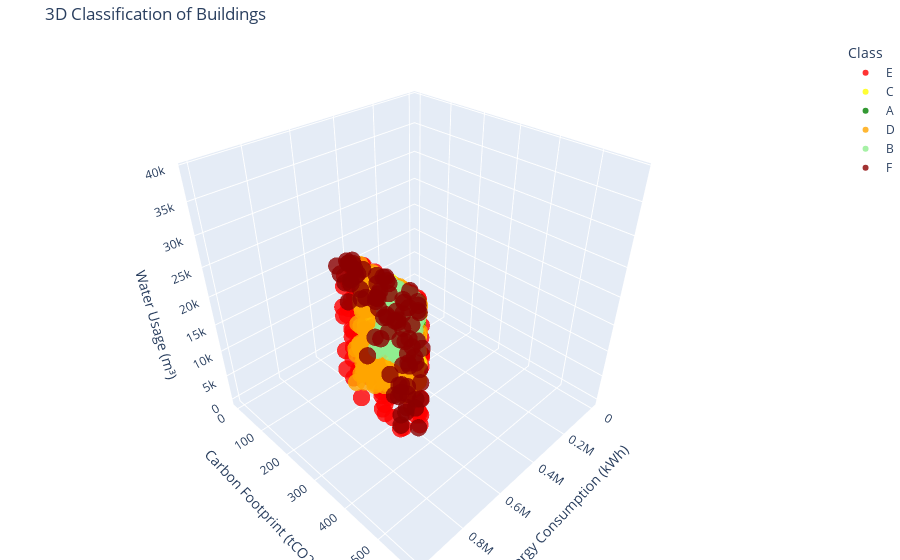

Notebook source saved alongside this figure:
### Code cell
fig = plot_3d_classification(filtered_df)
if fig:
    fig.show()

### Figure 1 — Plotly figure (JSON) as saved in the notebook; plotly's stock layout.template omitted (floating-point values rounded to 4 significant figures; data arrays with more than 128 entries replaced by an {"elided": "..."} marker saying what was removed)
{"data": [{"customdata": {"elided": "168x2 str values"}, "hovertemplate": "Class=%{customdata[1]}<br>Energy (kWh)=%{x:.2f}<br>Carbon (tCO2e)=%{y:.2f}<br>Water (m³)=%{z:.2f}<br>building_name=%{customdata[0]}<extra></extra>", "legendgroup": "E", "marker": {"color": "red", "opacity": 0.8, "size": 6, "symbol": "circle"}, "mode": "markers", "name": "E", "scene": "scene", "showlegend": true, "type": "scatter3d", "x": {"elided": "168 int values"}, "y": {"elided": "168 float values"}, "z": {"elided": "168 float values"}}, {"customdata": {"elided": "190x2 str values"}, "hovertemplate": "Class=%{customdata[1]}<br>Energy (kWh)=%{x:.2f}<br>Carbon (tCO2e)=%{y:.2f}<br>Water (m³)=%{z:.2f}<br>building_name=%{customdata[0]}<extra></extra>", "legendgroup": "C", "marker": {"color": "yellow", "opacity": 0.8, "size": 6, "symbol": "circle"}, "mode": "markers", "name": "C", "scene": "scene", "showlegend": true, "type": "scatter3d", "x": {"elided": "190 int values"}, "y": {"elided": "190 float values"}, "z": {"elided": "190 float values"}}, {"customdata": {"elided": "149x2 str values"}, "hovertemplate": "Class=%{customdata[1]}<br>Energy (kWh)=%{x:.2f}<br>Carbon (tCO2e)=%{y:.2f}<br>Water (m³)=%{z:.2f}<br>building_name=%{customdata[0]}<extra></extra>", "legendgroup": "A", "marker": {"color": "green", "opacity": 0.8, "size": 6, "symbol": "circle"}, "mode": "markers", "name": "A", "scene": "scene", "showlegend": true, "type": "scatter3d", "x": {"elided": "149 int values"}, "y": {"elided": "149 float values"}, "z": {"elided": "149 float values"}}, {"customdata": {"elided": "214x2 str values"}, "hovertemplate": "Class=%{customdata[1]}<br>Energy (kWh)=%{x:.2f}<br>Carbon (tCO2e)=%{y:.2f}<br>Water (m³)=%{z:.2f}<br>building_name=%{customdata[0]}<extra></extra>", "legendgroup": "D", "marker": {"color": "orange", "opacity": 0.8, "size": 6, "symbol": "circle"}, "mode": "markers", "name": "D", "scene": "scene", "showlegend": true, "type": "scatter3d", "x": {"elided": "214 int values"}, "y": {"elided": "214 float values"}, "z": {"elided": "214 float values"}}, {"customdata": {"elided": "196x2 str values"}, "hovertemplate": "Class=%{customdata[1]}<br>Energy (kWh)=%{x:.2f}<br>Carbon (tCO2e)=%{y:.2f}<br>Water (m³)=%{z:.2f}<br>building_name=%{customdata[0]}<extra></extra>", "legendgroup": "B", "marker": {"color": "lightgreen", "opacity": 0.8, "size": 6, "symbol": "circle"}, "mode": "markers", "name": "B", "scene": "scene", "showlegend": true, "type": "scatter3d", "x": {"elided": "196 int values"}, "y": {"elided": "196 float values"}, "z": {"elided": "196 float values"}}, {"customdata": {"elided": "83x2 str values"}, "hovertemplate": "Class=%{customdata[1]}<br>Energy (kWh)=%{x:.2f}<br>Carbon (tCO2e)=%{y:.2f}<br>Water (m³)=%{z:.2f}<br>building_name=%{customdata[0]}<extra></extra>", "legendgroup": "F", "marker": {"color": "darkred", "opacity": 0.8, "size": 6, "symbol": "circle"}, "mode": "markers", "name": "F", "scene": "scene", "showlegend": true, "type": "scatter3d", "x": [960482, 899985, 957917, 982687, 899780, 989820, 884572, 960726, 863905, 890449, 967977, 965837, 962191, 974377, 891751, 958004, 980035, 954945, 959649, 984556, 936833, 942734, 903177, 918441, 975440, 961386, 976060, 974725, 895437, 947296, 869962, 930689, 986756, 953153, 967154, 944429, 971703, 961329, 935978, 986288, 980096, 958515, 852268, 940396, 927347, 934350, 929609, 957323, 918818, 919542, 973979, 990437, 974240, 992253, 956920, 982160, 987355, 975429, 999347, 933058, 945323, 903114, 893235, 972814, 908765, 964627, 969703, 874501, 925814, 940820, 993905, 960984, 908502, 986749, 991109, 926831, 988926, 927422, 987905, 910510, 980471, 905771, 985289], "y": [563.3, 512.7, 481.4, 445.7, 438.7, 438.2, 521.0, 559.9, 475.5, 475.4, 398.1, 478.3, 494.6, 449.9, 534.4, 479.4, 538.5, 436.7, 475.0, 554.4, 413.4, 486.7, 461.7, 451.7, 520.7, 385.6, 509.6, 565.7, 497.2, 564.5, 492.0, 514.0, 561.8, 397.1, 483.7, 537.2, 529.5, 502.1, 407.4, 541.6, 422.5, 531.8, 502.8, 403.4, 524.0, 394.3, 503.9, 526.3, 457.3, 547.7, 489.9, 473.4, 546.4, 491.4, 408.5, 581.0, 519.4, 575.4, 565.3, 487.7, 495.6, 480.7, 492.3, 549.3, 411.7, 563.0, 424.2, 501.4, 547.2, 553.1, 471.9, 527.0, 522.2, 537.2, 546.0, 411.3, 510.7, 523.2, 444.8, 531.8, 514.8, 488.8, 552.6], "z": [32800.0, 35940.0, 29900.0, 37900.0, 34420.0, 38540.0, 33440.0, 23510.0, 32900.0, 31880.0, 35630.0, 34760.0, 38120.0, 35460.0, 29150.0, 35540.0, 22020.0, 33470.0, 34970.0, 24030.0, 35300.0, 32900.0, 36060.0, 33300.0, 24000.0, 36130.0, 34100.0, 31190.0, 33890.0, 24690.0, 32540.0, 26900.0, 33620.0, 34220.0, 38060.0, 28080.0, 25760.0, 37920.0, 36630.0, 20770.0, 33110.0, 33130.0, 32850.0, 34550.0, 27530.0, 36230.0, 32260.0, 25320.0, 34460.0, 25560.0, 34460.0, 35560.0, 32370.0, 31220.0, 37340.0, 30360.0, 27230.0, 21760.0, 26810.0, 35380.0, 37070.0, 31060.0, 32190.0, 26450.0, 35560.0, 25080.0, 35250.0, 30680.0, 34960.0, 36760.0, 28020.0, 24310.0, 29240.0, 24880.0, 32960.0, 35280.0, 34360.0, 28790.0, 39000.0, 27490.0, 32560.0, 31550.0, 23220.0]}, {"colorscale": [[0, "green"], [1, "green"]], "name": "Class A Boundary", "opacity": 0.2, "showscale": false, "type": "surface", "x": {"elided": "50x50 float values"}, "y": {"elided": "50x50 float values"}, "z": {"elided": "50x50 float values"}}, {"colorscale": [[0, "lightgreen"], [1, "lightgreen"]], "name": "Class B Boundary", "opacity": 0.2, "showscale": false, "type": "surface", "x": {"elided": "50x50 float values"}, "y": {"elided": "50x50 float values"}, "z": {"elided": "50x50 float values"}}, {"colorscale": [[0, "yellow"], [1, "yellow"]], "name": "Class C Boundary", "opacity": 0.2, "showscale": false, "type": "surface", "x": {"elided": "50x50 float values"}, "y": {"elided": "50x50 float values"}, "z": {"elided": "50x50 float values"}}, {"colorscale": [[0, "orange"], [1, "orange"]], "name": "Class D Boundary", "opacity": 0.2, "showscale": false, "type": "surface", "x": {"elided": "50x50 float values"}, "y": {"elided": "50x50 float values"}, "z": {"elided": "50x50 float values"}}, {"colorscale": [[0, "red"], [1, "red"]], "name": "Class E Boundary", "opacity": 0.2, "showscale": false, "type": "surface", "x": {"elided": "50x50 float values"}, "y": {"elided": "50x50 float values"}, "z": {"elided": "50x50 float values"}}, {"colorscale": [[0, "darkred"], [1, "darkred"]], "name": "Class F Boundary", "opacity": 0.2, "showscale": false, "type": "surface", "x": {"elided": "50x50 float values"}, "y": {"elided": "50x50 float values"}, "z": {"elided": "50x50 float values"}}], "layout": {"legend": {"title": {"text": "Class"}, "tracegroupgap": 0}, "margin": {"b": 0, "l": 0, "r": 0, "t": 40}, "scene": {"domain": {"x": [0, 1], "y": [0, 1]}, "xaxis": {"title": {"text": "Energy Consumption (kWh)"}}, "yaxis": {"title": {"text": "Carbon Footprint (tCO2e)"}}, "zaxis": {"title": {"text": "Water Usage (m³)"}}}, "title": {"text": "3D Classification of Buildings"}}}
